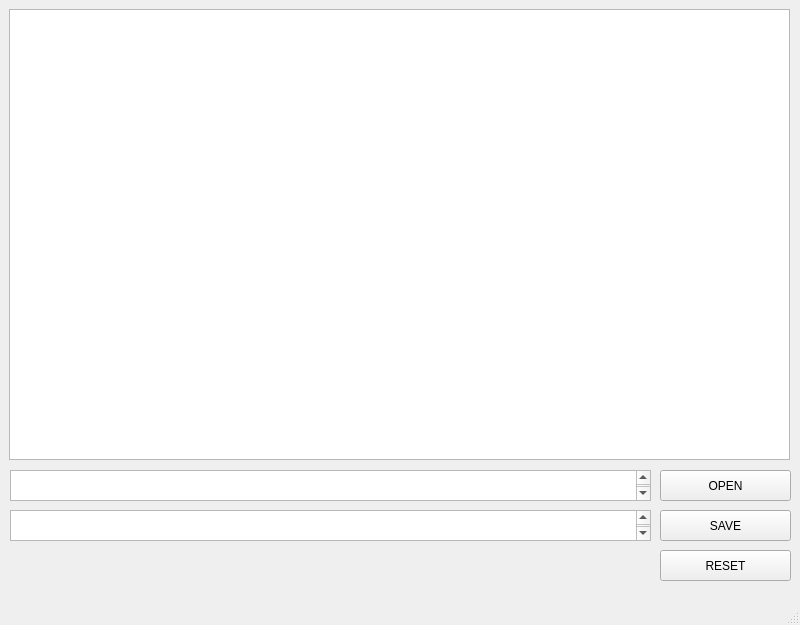
<?xml version="1.0" encoding="UTF-8"?>
<ui version="4.0">
 <class>MainWindow</class>
 <widget class="QMainWindow" name="MainWindow">
  <property name="geometry">
   <rect>
    <x>0</x>
    <y>0</y>
    <width>800</width>
    <height>625</height>
   </rect>
  </property>
  <property name="windowTitle">
   <string>TEXT EDITOR</string>
  </property>
  <widget class="QWidget" name="centralwidget">
   <widget class="QTextEdit" name="txt__edit">
    <property name="geometry">
     <rect>
      <x>9</x>
      <y>9</y>
      <width>781</width>
      <height>451</height>
     </rect>
    </property>
    <property name="font">
     <font>
      <family>Cascadia Code Light</family>
      <pointsize>12</pointsize>
     </font>
    </property>
   </widget>
   <widget class="QTextEdit" name="txt__open">
    <property name="geometry">
     <rect>
      <x>10</x>
      <y>470</y>
      <width>641</width>
      <height>31</height>
     </rect>
    </property>
    <property name="font">
     <font>
      <family>Cascadia Code Light</family>
      <pointsize>12</pointsize>
     </font>
    </property>
   </widget>
   <widget class="QTextEdit" name="txt__save">
    <property name="geometry">
     <rect>
      <x>10</x>
      <y>510</y>
      <width>641</width>
      <height>31</height>
     </rect>
    </property>
    <property name="font">
     <font>
      <family>Cascadia Code Light</family>
      <pointsize>12</pointsize>
     </font>
    </property>
   </widget>
   <widget class="QPushButton" name="btn__open">
    <property name="geometry">
     <rect>
      <x>660</x>
      <y>470</y>
      <width>131</width>
      <height>31</height>
     </rect>
    </property>
    <property name="text">
     <string>OPEN</string>
    </property>
   </widget>
   <widget class="QPushButton" name="btn__save">
    <property name="geometry">
     <rect>
      <x>660</x>
      <y>510</y>
      <width>131</width>
      <height>31</height>
     </rect>
    </property>
    <property name="text">
     <string>SAVE</string>
    </property>
   </widget>
   <widget class="QPushButton" name="btn__reset">
    <property name="geometry">
     <rect>
      <x>660</x>
      <y>550</y>
      <width>131</width>
      <height>31</height>
     </rect>
    </property>
    <property name="text">
     <string>RESET</string>
    </property>
   </widget>
   <widget class="QLabel" name="lbl__status">
    <property name="geometry">
     <rect>
      <x>10</x>
      <y>550</y>
      <width>641</width>
      <height>31</height>
     </rect>
    </property>
    <property name="font">
     <font>
      <family>맑은 고딕</family>
      <pointsize>15</pointsize>
     </font>
    </property>
    <property name="text">
     <string/>
    </property>
    <property name="alignment">
     <set>Qt::AlignCenter</set>
    </property>
   </widget>
  </widget>
  <widget class="QMenuBar" name="menubar">
   <property name="geometry">
    <rect>
     <x>0</x>
     <y>0</y>
     <width>800</width>
     <height>21</height>
    </rect>
   </property>
  </widget>
  <widget class="QStatusBar" name="statusbar"/>
 </widget>
 <resources/>
 <connections/>
</ui>
